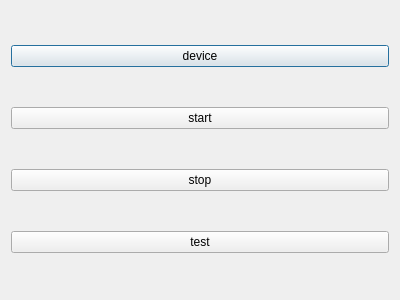
<?xml version="1.0" encoding="UTF-8"?>
<ui version="4.0">
 <class>Dialog</class>
 <widget class="QDialog" name="Dialog">
  <property name="geometry">
   <rect>
    <x>0</x>
    <y>0</y>
    <width>400</width>
    <height>300</height>
   </rect>
  </property>
  <property name="windowTitle">
   <string>Dialog</string>
  </property>
  <layout class="QVBoxLayout" name="verticalLayout">
   <item>
    <widget class="QPushButton" name="deivceBut">
     <property name="text">
      <string>device</string>
     </property>
    </widget>
   </item>
   <item>
    <widget class="QPushButton" name="startBtn">
     <property name="text">
      <string>start</string>
     </property>
    </widget>
   </item>
   <item>
    <widget class="QPushButton" name="stopBtn">
     <property name="text">
      <string>stop</string>
     </property>
    </widget>
   </item>
   <item>
    <widget class="QPushButton" name="test">
     <property name="text">
      <string>test</string>
     </property>
    </widget>
   </item>
  </layout>
 </widget>
 <layoutdefault spacing="6" margin="11"/>
 <resources/>
 <connections/>
</ui>
